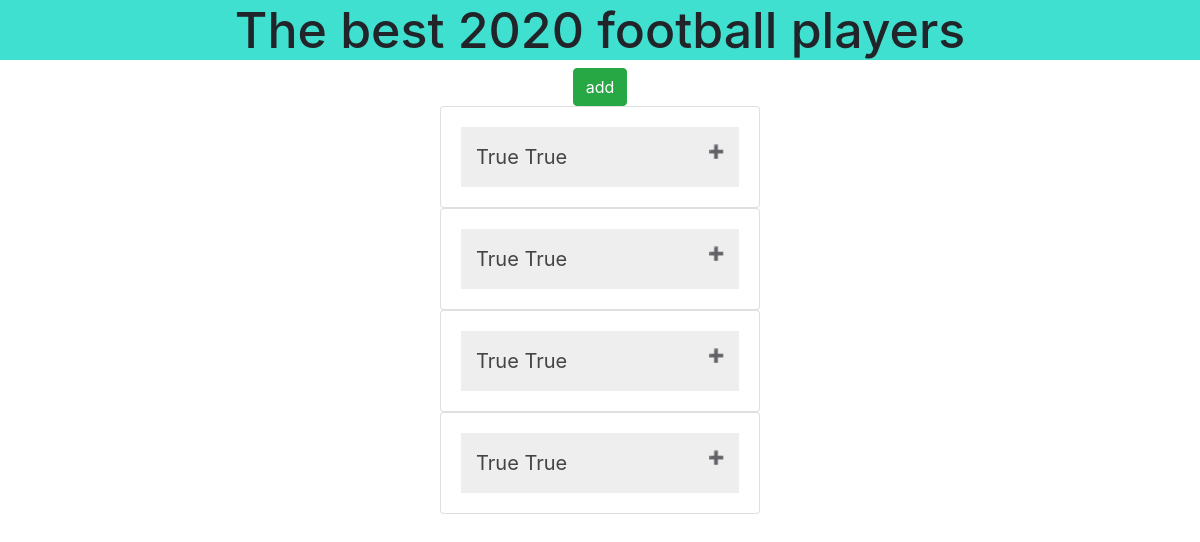
Before: / with the older database file.
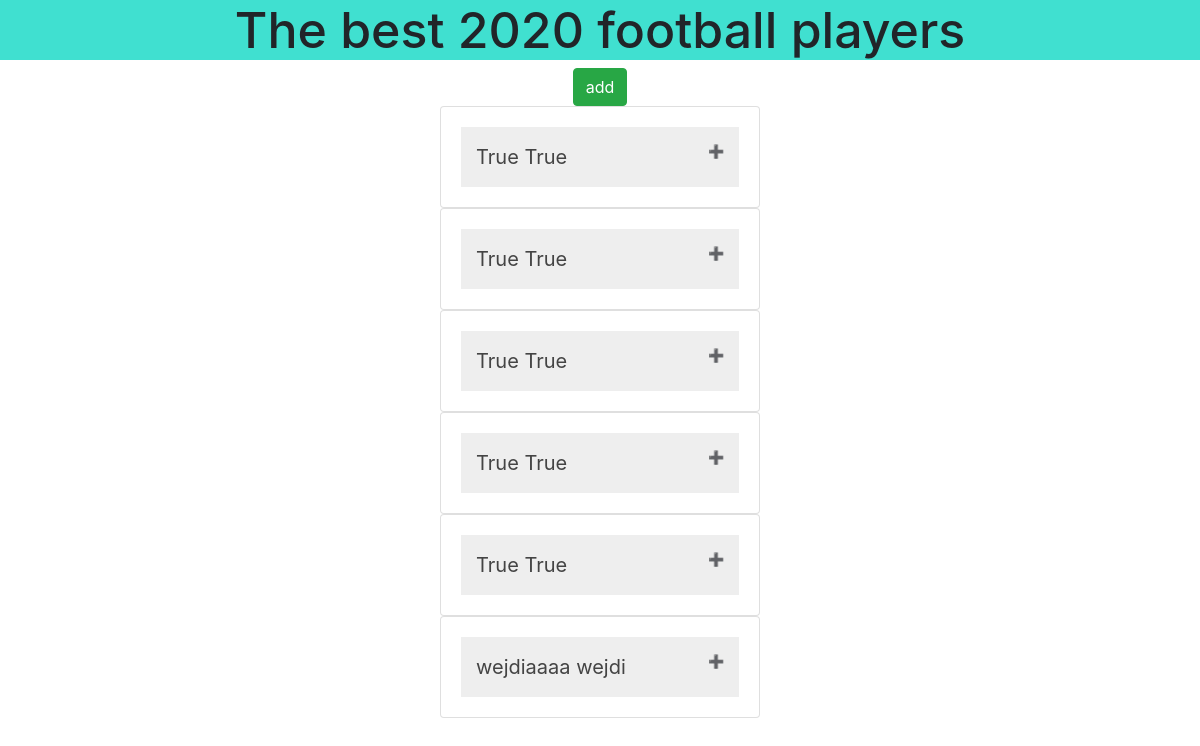
After: the same page with the newer database file.
### posts/models.py (models this page shows, shortened)
class Post(models.Model):
    first_name = models.CharField(max_length=120, help_text='Prénom du joueur')
    last_name = models.CharField(max_length=120, help_text='Nom du joueur')
    cover = models.ImageField(upload_to='images/')
    description = models.TextField(help_text="biographie du joueur")

### posts/views.py (the view)
# urls.py: path('', HomePageView.as_view(), name='home'),
class HomePageView(ListView):
    model = Post
    template_name = 'home.html'

### posts/templates/home.html (shortened to what this page needs)
<!DOCTYPE html>
{% load static %}
<html>
<head>
<link rel="stylesheet" href="https://stackpath.bootstrapcdn.com/bootstrap/4.3.1/css/bootstrap.min.css">
<link rel="stylesheet" href="{% static 'posts/css/style.css' %}" type="text/css" media="screen">
</head>
<body>
{% block content %}
<div>
  <h3 class="round3" style="text-align:center;">The best 2020 football players</h3>
</div>
<div style="text-align:center;">
  <a href="/post"><button type="button" class="btn btn-success"> add</span></button></a>
</div>
  {% for post in object_list %}
<div class="d-flex-maker">
  <div class="card" style="width: 20rem;">
    <div class="card-body">
      <button type="button" class="collapsible">{{ post.first_name }} {{ post.last_name }}</button>
    </div>
  </div>
</div>
  {% endfor %}
{% endblock %}
</body>
</html>

### static/posts/css/style.css (style rules this page uses)
.round3 { background-color: turquoise; }
h3 { font-size: 50px; }
.d-flex-maker { display: flex; justify-content: center; align-items: flex-end; align-content: center; flex-wrap: wrap; }
.collapsible { background-color: #eee; color: #444; cursor: pointer; padding: 15px; width: 100%; border: none; text-align: left; outline: none; font-size: 20px; }
.collapsible:after { content: '\02795'; font-size: 13px; color: white; float: right; margin-left: 5px; }

Changed rows visible on the page:
added Post: first_name "True", last_name "True"
added Post: first_name "wejdiaaaa", last_name "wejdi"
